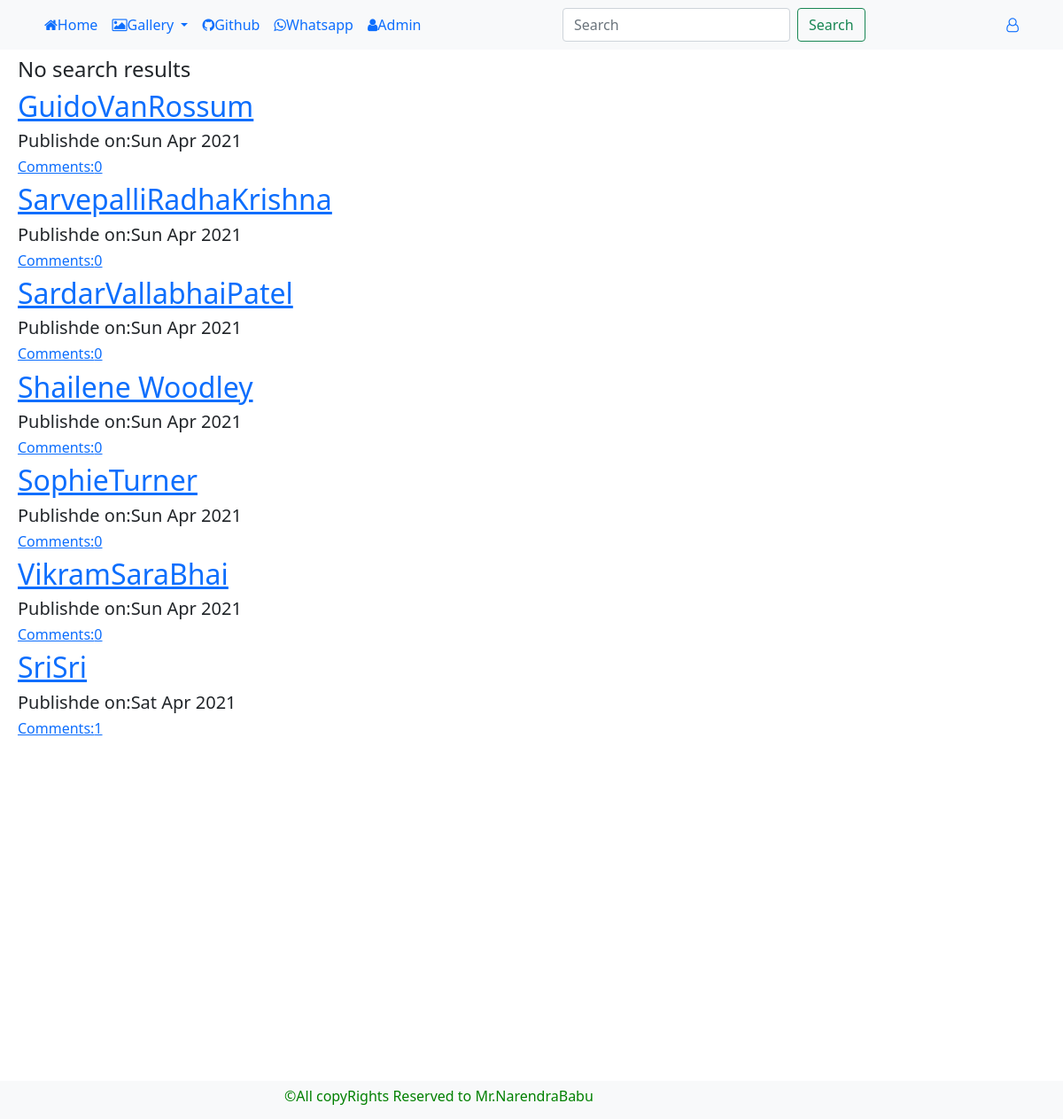
The app's page /search/ with its own data.
### myapp/models.py (models this page shows, shortened)
class Post(models.Model):
    author=models.ForeignKey(User,on_delete=models.CASCADE)
    title=models.CharField(max_length=100)
    category=models.ForeignKey(Category,on_delete=models.CASCADE)
    image=models.ImageField(upload_to='post_pics')
    detail=models.TextField()
    create_date=models.DateTimeField(default=timezone.now)
    publish_date=models.DateTimeField(blank=True,null=True)
    def approve_comments(self):
        return self.comments.filter(approve_comments=True)

### myapp/views.py (the view)
# urls.py: path('search/',views.search,name='search'),
def search(request):
    data=Category.objects.all()
    if 'q' in request.GET:
        q=request.GET['q']
        posts=Post.objects.filter(publish_date__lte=timezone.now()).order_by('-publish_date')
        post_list=posts.filter(title__icontains=q)
    else:
        post_list=Post.objects.filter(publish_date__lte=timezone.now()).order_by('-publish_date')
    return render(request,'myapp/search.html',{'post_list':post_list,'data':data})

### templates/myapp/search.html (shortened to what this page needs)
{% extends 'myapp/base.html' %}
{% load static %}
{% block body_block %}
<div class="container mx-2 my-2">
{% if request.GET.q %}
    <h4>Search Results for {{request.GET.q}}</h4>
    {% else %}
    <h4>No search results</h4>
{% endif %}
    {% for post in post_list %}
    <h2><a href="{% url 'post_detail' post.pk %}">{{post.title}}</a></h2>
    {% if post.publish_date %}
    <h5>Publishde on:{{post.publish_date|date:"D M Y"}}</h5>
    {% endif %}
    <h6><a href="{% url 'post_detail' pk=post.pk %}">Comments:{{post.approve_comments.count}}</a></h6>
    {% empty %}
        <h4>No Results </h4>
    {%endfor %}
</div>
{% endblock %}

### records on screen
Post: title "GuidoVanRossum", publish_date "Sun Apr 2021", approve_comments.count "0"
Post: title "SarvepalliRadhaKrishna", publish_date "Sun Apr 2021", approve_comments.count "0"
Post: title "SardarVallabhaiPatel", publish_date "Sun Apr 2021", approve_comments.count "0"
Post: title "Shailene Woodley", publish_date "Sun Apr 2021", approve_comments.count "0"
Post: title "SophieTurner", publish_date "Sun Apr 2021", approve_comments.count "0"
Post: title "VikramSaraBhai", publish_date "Sun Apr 2021", approve_comments.count "0"
Post: title "SriSri", publish_date "Sat Apr 2021", approve_comments.count "1"
